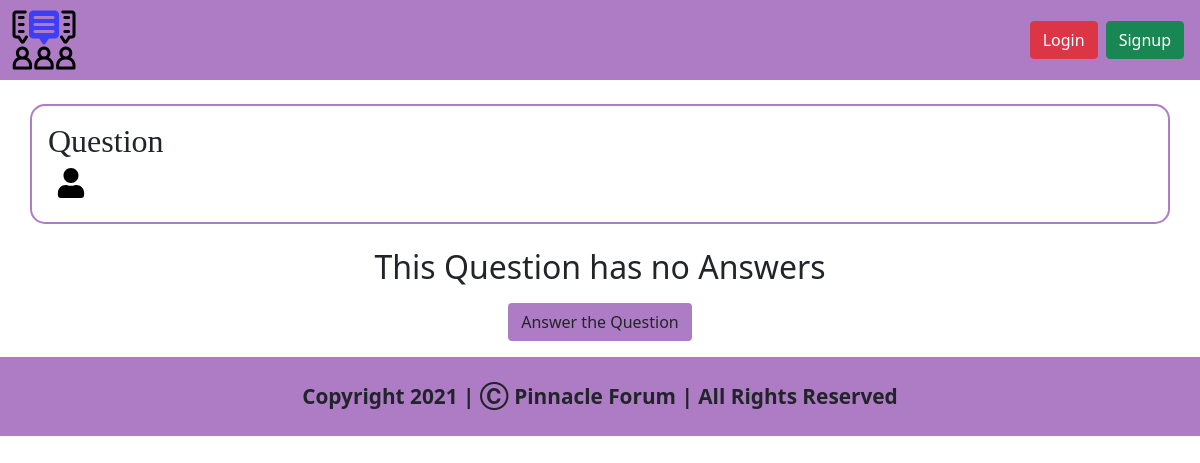
The page /question/1ba73371ab2f48dc94d32d407e2ffdbf on the database as committed earlier.
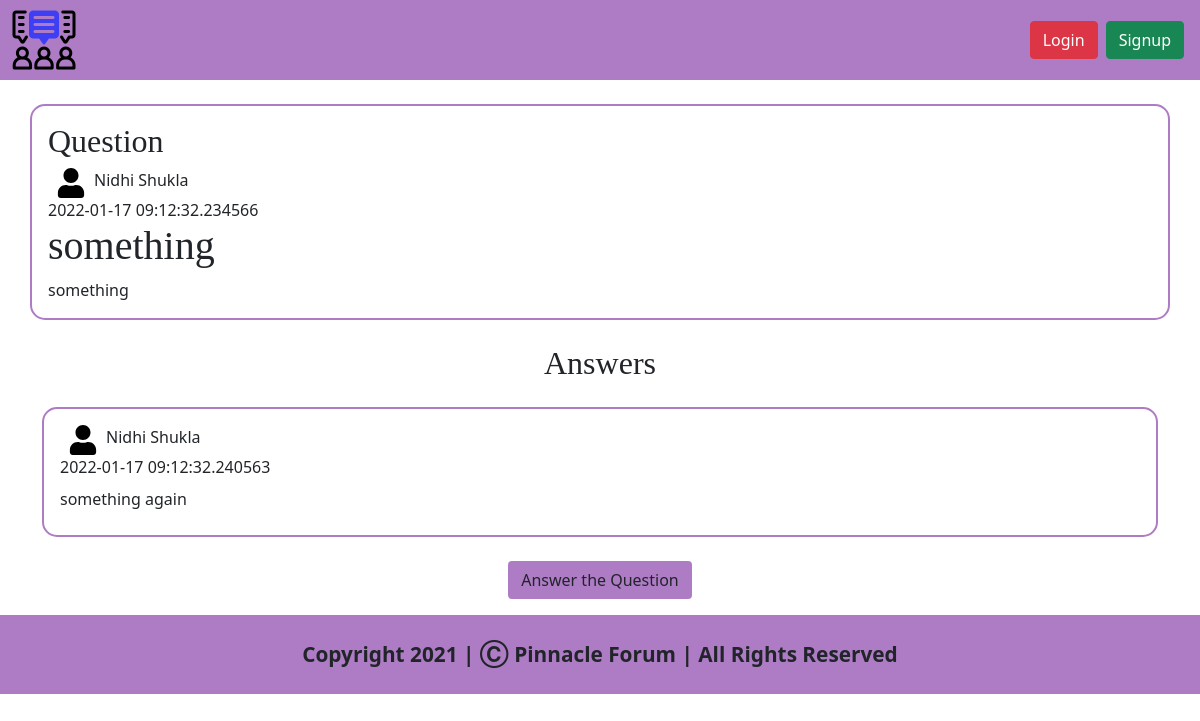
The same page on the database as committed later.
### views/models.py (models this page shows)
class Question(db.Model):
    questionId = db.Column(db.String(1000),primary_key=True)
    questionTitle = db.Column(db.String(250),nullable=False)
    questionDescription = db.Column(db.String(250000),nullable=False)
    userNameOfAsker = db.Column(db.String(1000),nullable=False)
    realNameOfAsker = db.Column(db.String(250),nullable=False)
    categoryId = db.Column(db.String(300),nullable=False)
    dateNow = db.Column(db.DateTime,default=datetime.utcnow())

class Answer(db.Model):
    answerId = db.Column(db.String(1000),primary_key=True)
    questionIdOfAnswer = db.Column(db.String(1000),nullable=False) # This is the id of the questio of which is the answer
    answerDescription = db.Column(db.String(250000),nullable=False)
    userNameOfAnswerer = db.Column(db.String(1000),nullable=False)
    realNameOfAnswerer = db.Column(db.String(250),nullable=False)
    dateNow = db.Column(db.DateTime,default=datetime.utcnow())

### views/question.py (the view)
@question.route('/<string:questionId>')
def renderquestionPageFunction(questionId):
    questionObject = Question.query.filter_by(questionId=questionId).first() # Getting the question having ID passed in url
    answersListLength = Answer.query.filter_by(questionIdOfAnswer=questionId).count() # Counting no. of answers that assigned to the question
    if answersListLength == 0:
        return render_template('question.html',user=current_user,question=questionObject,noAnswers=True) # Rendering HTML Page
    else:
        answersList = Answer.query.filter_by(questionIdOfAnswer=questionId).all() # Getting List of Answers attached to this question
        return render_template('question.html',user=current_user,question=questionObject,noAnswers=False,answers=answersList) # Rendering HTML Page

### views/templates/question.html (shortened to what this page needs)
<!doctype html>
<html lang="en">
<head>
  <link href="https://cdn.jsdelivr.net/npm/bootstrap@5.1.3/dist/css/bootstrap.min.css" rel="stylesheet"
>
  <link rel="stylesheet" href="{{ url_for('static',filename='css/question.css') }}">
</head>
<body>
  <nav class="navbar navbar-expand-lg navbar-light  navigation-bar" style="background-color: rgb(174, 123, 197);">
    <div class="container-fluid">
      <a href="/">
        <img src="../static/img/logo.png" id="companyLogoNavigationBar" style="cursor: pointer;">
      </a>
      <div class="collapse navbar-collapse" id="navbarSupportedContent">
        <form class="d-flex">
          {% if user.is_authenticated %}
          <a class="btn btn-danger mx-1" href="/logout">Logout</a>
          <a href="/profile/{{user.userName}}" class="user-icon-navbar mx-2">
            <img src="../static/img/user-icon.svg" style="height: 30px; width: 30px;">
          </a>
          {% else %}
          <a class="btn btn-danger mx-1" data-bs-toggle="modal" data-bs-target="#loginFormModal">Login</a>
          <a class="btn btn-success mx-1" data-bs-toggle="modal" data-bs-target="#signupFormModal">Signup</a>
          {% endif %}
        </form>
      </div>
    </div>
  </nav>
  <div class="mainQuestionArea container py-3 px-3 my-4">
    <h2 class="mainHeading">Question</h2>
    <div class="user-info-question">
      <a href="/profile/{{question.userNameOfAsker}}"><img src="../static/img/user-icon.svg" class="user-icon-question mx-2"></a>
      <span class="realNameOfUser">{{question.realNameOfAsker}}</span>
    </div>
    <span class="question-time">
      {{question.dateNow}}
    </span>
    <div class="main-question-information">
      <h1 class="question-title">
        {{question.questionTitle}}
      </h1>
      <div class="question-description">
        {{question.questionDescription}}
      </div>
    </div>
  </div>
  {% if noAnswers %}
  <div class="mainAnswersParentDiv container">
    <h2 class="text-center">This Question has no Answers</h2>
  </div>
  {% else %}
  <div class="mainAnswersParentDiv container">
    <h2 class="text-center mainHeading">Answers</h2>
    {% for answer in answers %}
    <div class="answer-div py-3 px-3 my-4">
      <div class="user-info-question">
        <a href="/profile/{{answer.userNameOfAnswerer}}"><img src="../static/img/user-icon.svg" class="user-icon-question mx-2"></a>
        <span>{{answer.realNameOfAnswerer}}</span>
      </div>
      <span class="question-time">
        {{answer.dateNow}}
      </span>
      <div class="answer-description my-2">
        {{answer.answerDescription}}
      </div>
    </div>
    {% endfor %}
    </div>
    {% endif %}
  <div class="answer-question-parent-div my-3">
    <button type="button" class="btn noModalButtonElement" style="background-color: rgb(174, 123, 197);"
      data-bs-toggle="modal" data-bs-target="#askQuestionModal">
      Answer the Question
    </button>
  </div>
  <footer class="py-4"
    style="background-color: rgb(174, 123, 197); width: 100%; font-weight: bold; font-size: 1.3rem; text-align: center;">
    Copyright 2021 | Ⓒ Pinnacle Forum | All Rights Reserved
  </footer>
</body>
</html>

Rows that differ between the two databases and show on the page:
added Question: realNameOfAsker "Nidhi Shukla", dateNow "2022-01-17 09:12:32.234566", questionTitle "something", questionDescription "something"
added Answer: realNameOfAnswerer "Nidhi Shukla", dateNow "2022-01-17 09:12:32.240563", answerDescription "something again"
Other text that changed with them:
text no longer shown: "This Question has no Answers"
text now shown: "Answers"
